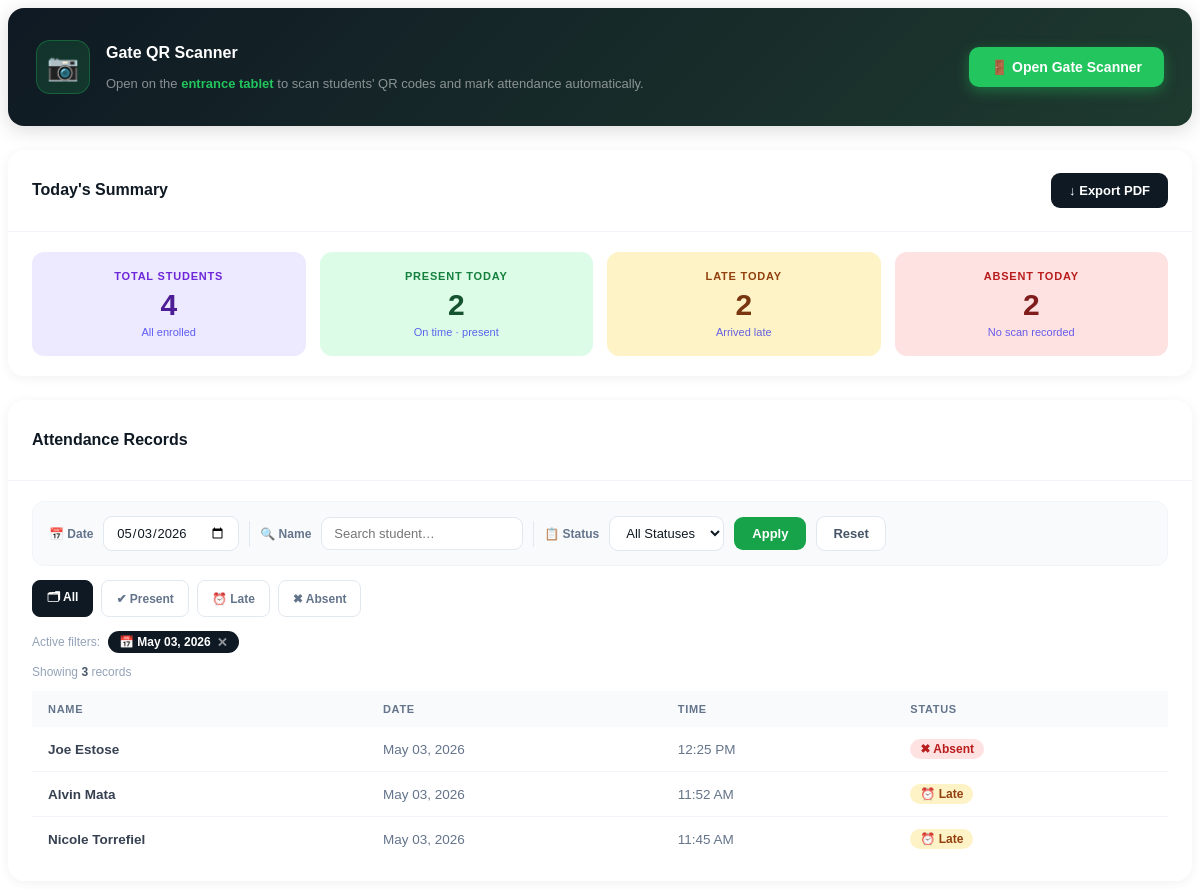
Page /pages/attendance.php?page=attendance&filter_date=2026-05-03 on the committed database.
### tables this page shows
CREATE TABLE `attendance` (
  `id` int(11) NOT NULL,
  `student_id` int(11) NOT NULL,
  `scan_date` date NOT NULL,
  `scan_time` time NOT NULL,
  `status` enum('on_time','late') DEFAULT 'on_time',
  `date_added` datetime DEFAULT current_timestamp(),
  `created_at` datetime DEFAULT current_timestamp()
);

CREATE TABLE `users` (
  `id` int(11) NOT NULL,
  `fullname` varchar(255) NOT NULL,
  `email` varchar(255) NOT NULL,
  `role` enum('admin','teacher','student','parent') NOT NULL DEFAULT 'student',
  `password` varchar(255) NOT NULL,
  `date_added` datetime DEFAULT current_timestamp(),
  `parent_email` varchar(255) DEFAULT NULL,
  `qr_code` varchar(500) DEFAULT NULL,
  `qr_token` varchar(100) DEFAULT NULL
);

### pages/attendance.php (the view, shortened to what this page needs)
<?php
include 'includes/db.php';
$today = date('Y-m-d');
$totalStudents = $conn->query("SELECT COUNT(*) AS total FROM users WHERE role='student'")->fetch_assoc()['total'];
$presentToday = $conn->query("
    SELECT COUNT(DISTINCT student_id) AS total
    FROM attendance
    WHERE status IN ('present', 'on_time', 'late')
      AND scan_date = '$today'
")->fetch_assoc()['total'];
$absentToday = $conn->query("
    SELECT COUNT(*) AS total FROM users
    WHERE role = 'student'
      AND id NOT IN (
          SELECT DISTINCT student_id
          FROM attendance
          WHERE scan_date = '$today'
            AND status IN ('present', 'on_time', 'late')
      )
")->fetch_assoc()['total'];
$lateToday = $conn->query("
    SELECT COUNT(DISTINCT student_id) AS total
    FROM attendance
    WHERE status = 'late'
      AND scan_date = '$today'
")->fetch_assoc()['total'];
$where_parts   = [];
$filter_date   = '';
$filter_status = '';
$filter_search = '';
if (!empty($_GET['filter_date'])) {
    $filter_date = $conn->real_escape_string($_GET['filter_date']);
    $where_parts[] = "attendance.scan_date = '$filter_date'";
}
$where = count($where_parts) ? "WHERE " . implode(" AND ", $where_parts) : "";
$records = $conn->query("
    SELECT users.fullname, attendance.scan_date, attendance.scan_time, attendance.status
    FROM attendance
    JOIN users ON users.id = attendance.student_id
    $where
    ORDER BY attendance.scan_date DESC, attendance.scan_time DESC
");
?>
<div class="att-page">
    <div class="gate-banner">
        <div class="gate-banner-left">
            <div class="gate-banner-icon">📷</div>
            <div class="gate-banner-text">
                <h3>Gate QR Scanner</h3>
                <p>Open on the <strong>entrance tablet</strong> to scan students' QR codes and mark attendance automatically.</p>
            </div>
        </div>
        <a href="gate_scanner.php" target="_blank" class="btn-gate">🚪 Open Gate Scanner</a>
    </div>
    <div class="att-card">
        <div class="att-card-header">
            <h2>Today's Summary</h2>
            <a href="export_attendance.php" class="btn-export">&#8595; Export PDF</a>
        </div>
        <div class="att-card-body">
            <div class="summary-grid">
                <a href="?page=attendance" class="summary-card total">
                    <div class="s-label">Total Students</div>
                    <div class="s-value"><?= $totalStudents ?></div>
                    <div class="s-sub">All enrolled</div>
                </a>
                <a href="?page=attendance&filter_date=<?= $today ?>&filter_status=present" class="summary-card present">
                    <div class="s-label">Present Today</div>
                    <div class="s-value"><?= $presentToday ?></div>
                    <div class="s-sub">On time · present</div>
                </a>
                <a href="?page=attendance&filter_date=<?= $today ?>&filter_status=late" class="summary-card late">
                    <div class="s-label">Late Today</div>
                    <div class="s-value"><?= $lateToday ?></div>
                    <div class="s-sub">Arrived late</div>
                </a>
                <a href="?page=attendance&filter_date=<?= $today ?>&filter_status=absent" class="summary-card absent">
                    <div class="s-label">Absent Today</div>
                    <div class="s-value"><?= $absentToday ?></div>
                    <div class="s-sub">No scan recorded</div>
                </a>
            </div>
        </div>
    </div>
    <div class="att-card">
        <div class="att-card-header"><h2>Attendance Records</h2></div>
        <div class="att-card-body">
            <form method="GET" class="filter-bar">
                <label>📅 Date</label>
                <input type="date" name="filter_date" value="<?= htmlspecialchars($filter_date) ?>" onchange="this.form.submit()">
                <label>🔍 Name</label>
                <input type="text" name="filter_search" placeholder="Search student…" value="<?= htmlspecialchars($filter_search) ?>">
                <label>📋 Status</label>
                <select name="filter_status">
                    <option value="">All Statuses</option>
                </select>
                <button class="btn-filter" type="submit">Apply</button>
                <a href="admin_dashboard.php?page=attendance" class="btn-reset">Reset</a>
            </form>
            <?php
            $base = "admin_dashboard.php?page=attendance"
                  . ($filter_date   ? "&filter_date=$filter_date"                         : "")
                  . ($filter_search ? "&filter_search=" . urlencode($filter_search) : "");
            ?>
            <div class="status-tabs">
                <a href="<?= $base ?>"                          class="status-tab <?= !$filter_status              ? 'act-all'     : '' ?>">🗂 All</a>
                <a href="<?= $base ?>&filter_status=present"    class="status-tab <?= $filter_status === 'present'  ? 'act-present' : '' ?>">✔ Present</a>
                <a href="<?= $base ?>&filter_status=late"       class="status-tab <?= $filter_status === 'late'     ? 'act-late'    : '' ?>">⏰ Late</a>
                <a href="<?= $base ?>&filter_status=absent"     class="status-tab <?= $filter_status === 'absent'   ? 'act-absent'  : '' ?>">✖ Absent</a>
            </div>
            <?php if ($filter_date || $filter_status || $filter_search): ?>
            <div class="active-filters">
                <span class="filter-label-sm">Active filters:</span>
                <?php if ($filter_date): ?>
                    <span class="filter-pill">📅 <?= date('M d, Y', strtotime($filter_date)) ?>
                        <a href="?page=attendance<?= $filter_status ? "&filter_status=$filter_status" : '' ?><?= $filter_search ? "&filter_search=" . urlencode($filter_search) : '' ?>">✕</a>
                    </span>
                <?php endif; ?>
            </div>
            <?php endif; ?>
            <?php $count = $records ? $records->num_rows : 0; ?>
            <div class="results-meta">Showing <strong><?= $count ?></strong> record<?= $count !== 1 ? 's' : '' ?></div>
            <table class="att-table">
                <thead>
                    <tr><th>Name</th><th>Date</th><th>Time</th><th>Status</th></tr>
                </thead>
                <tbody>
                <?php if ($records && $records->num_rows > 0): ?>
                    <?php while ($r = $records->fetch_assoc()):
                        $s = $r['status'];
                    ?>
                    <tr>
                        <td><strong><?= htmlspecialchars($r['fullname']) ?></strong></td>
                        <td style="color:#64748b;"><?= date('M d, Y', strtotime($r['scan_date'])) ?></td>
                        <td style="color:#64748b;">
                            <?php
                            echo ($s === 'absent' && (empty($r['scan_time']) || $r['scan_time'] === '00:00:00'))
                                ? '—'
                                : date('g:i A', strtotime($r['scan_time']));
                            ?>
                        </td>
                        <td>
                            <?php if ($s === 'present' || $s === 'on_time'): ?>
                                <span class="status-badge status-present">✔ Present</span>
                            <?php elseif ($s === 'late'): ?>
                                <span class="status-badge status-late">⏰ Late</span>
                            <?php else: ?>
                                <span class="status-badge status-absent">✖ Absent</span>
                            <?php endif; ?>
                        </td>
                    </tr>
                    <?php endwhile; ?>
                <?php endif; ?>
                </tbody>
            </table>
        </div>
    </div>
</div>

### rows in the picture
attendance: student.fullname "Joe Estose", scan_date "May 03, 2026", scan_time "12:25 PM", status "✖ Absent"
attendance: student.fullname "Alvin Mata", scan_date "May 03, 2026", scan_time "11:52 AM", status "⏰ Late"
attendance: student.fullname "Nicole Torrefiel", scan_date "May 03, 2026", scan_time "11:45 AM", status "⏰ Late"

### other values in the picture
$totalStudents "4"
$presentToday "2"
$lateToday "2"
$absentToday "2"
date('M d, Y', strtotime($filter_date)) "May 03, 2026"
$count "3"
